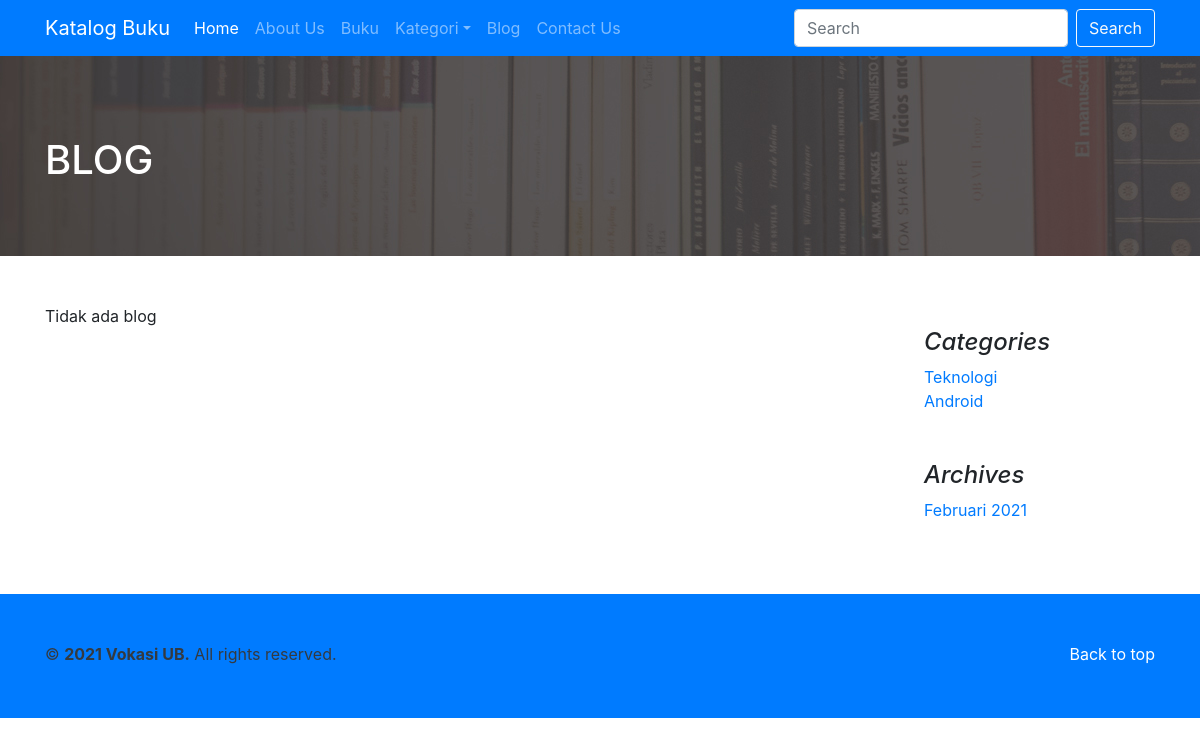
The page /blog_bulan-3-tahun-2021 on the database as committed earlier.
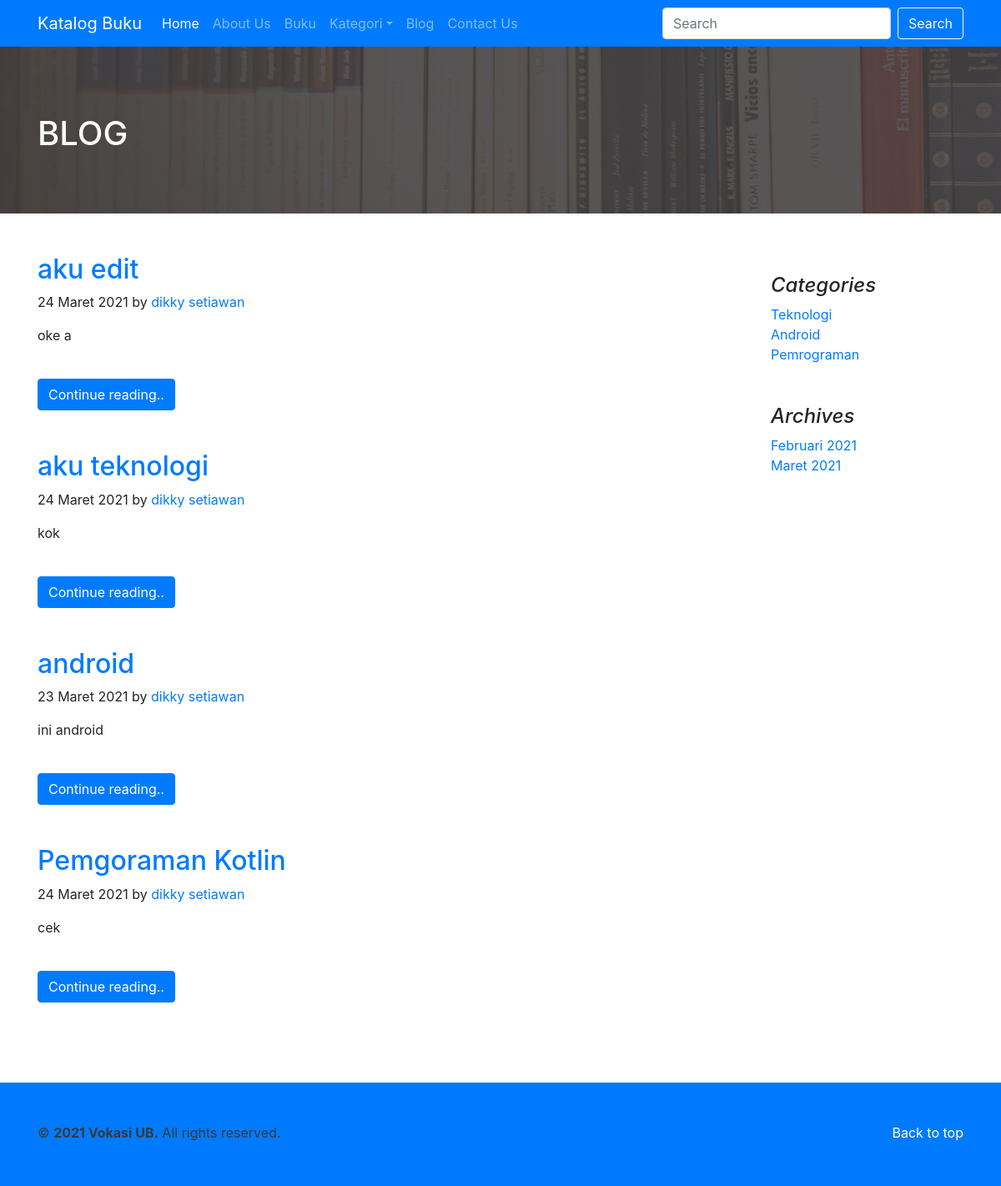
The same page on the database as committed later.
### tables this page shows
CREATE TABLE IF NOT EXISTS `kategori_blog` (
  `id_kategori_blog` int(11) NOT NULL AUTO_INCREMENT,
  `kategori_blog` varchar(50) DEFAULT NULL,
  PRIMARY KEY (`id_kategori_blog`)
);

CREATE TABLE IF NOT EXISTS `blog` (
  `id_blog` int(11) NOT NULL AUTO_INCREMENT,
  `id_kategori_blog` int(11) DEFAULT NULL,
  `id_user` int(11) DEFAULT NULL,
  `tanggal` date NOT NULL DEFAULT '1999-01-01',
  `judul` varchar(255) DEFAULT NULL,
  `isi` text,
  PRIMARY KEY (`id_blog`),
  KEY `kategori_blog` (`id_kategori_blog`),
  KEY `user_blog` (`id_user`)
);

CREATE TABLE IF NOT EXISTS `user` (
  `id_user` int(11) NOT NULL AUTO_INCREMENT,
  `nama` varchar(100) DEFAULT NULL,
  `email` varchar(50) DEFAULT NULL,
  `username` varchar(30) DEFAULT NULL,
  `password` varchar(150) DEFAULT NULL,
  `level` varchar(30) DEFAULT NULL,
  `foto` varchar(100) DEFAULT NULL,
  PRIMARY KEY (`id_user`)
);

### fungsi/fungsi.php (called while the page is built, shortened)
<?php
function tanggal_indonesia($tanggal){
	$bulan = array (
		1 =>   'Januari',
		'Februari',
		'Maret',
		'April',
		'Mei',
		'Juni',
		'Juli',
		'Agustus',
		'September',
		'Oktober',
		'November',
		'Desember'
	);
	$pecahkan = explode('-', $tanggal);
	return $pecahkan[2] . ' ' . $bulan[ (int)$pecahkan[1] ] . ' ' . $pecahkan[0];
}
function tanggal_arsip($tanggal){
	$bulan = array (
		1 =>   'Januari',
		'Februari',
		'Maret',
		'April',
		'Mei',
		'Juni',
		'Juli',
		'Agustus',
		'September',
		'Oktober',
		'November',
		'Desember'
	);
	$pecahkan = explode('-', $tanggal);
	return $bulan[ (int)$pecahkan[1] ] . ' ' . $pecahkan[0];
}
function nama_bulan_to_angka($tanggal){
	$bulan = explode(" ", $tanggal);
	$arsip = null;
	if($bulan[0] == "Januari") {
		$arsip[0] = 1;
	} else if($bulan[0] == "Februari") {
		$arsip[0] = 2;
	} else if($bulan[0] == "Maret") {
		$arsip[0] = 3;
	} else if($bulan[0] == "April") {
		$arsip[0] = 4;
	} else if($bulan[0] == "Mei") {
		$arsip[0] = 5;
	} else if($bulan[0] == "Juni") {
		$arsip[0] = 6;
	} else if($bulan[0] == "Juli") {
		$arsip[0] = 7;
	} else if($bulan[0] == "Agustus") {
		$arsip[0] = 8;
	} else if($bulan[0] == "September") {
		$arsip[0] = 9;
	} else if($bulan[0] == "Oktober") {
		$arsip[0] = 10;
	} else if($bulan[0] == "November") {
		$arsip[0] = 11;
	} else if($bulan[0] == "Desember") {
		$arsip[0] = 12;
	}
	$arsip[1] = $bulan[1];
	return $arsip;
}
function getDataUser($koneksi, $sql)
{
	$query = mysqli_query($koneksi, $sql);
	$data_user = null;
	while ($data = mysqli_fetch_assoc($query)) {
		$data_user[] = $data;
	}
	return $data_user;
}

### index.php (the view, shortened to what the changed rows need)
<?php
include("koneksi/koneksi.php");
include("fungsi/fungsi.php");
?>
<!DOCTYPE html>
<html>
<head>
<link rel="stylesheet" href="user/dist/css/bootstrap.min.css">
<link rel="stylesheet" href="user/dist/css/style.css">
<link href="//netdna.bootstrapcdn.com/font-awesome/3.2.1/css/font-awesome.css" rel="stylesheet">
</head>
<body>
<?php
if (isset($_GET["page"])) {
    $page = $_GET["page"];
      if ($page=="blog") {
        include("user/blog.php");
      } else if($page == "detail-blog") {
        include("user/detailblog.php");
      } else if($page == "about-us") {
        include("user/aboutus.php");
      } else if($page == "daftar-buku") {
        include("user/daftarbuku.php");
      } else if($page == "contact-us") {
        include("user/contactus.php");
      } else if($page == "detail-buku") {
        include("user/detailbuku.php");
      } else {
        include("user/beranda.php");
      }
}
?>
</body>
</html>

### user/blog.php (shortened to what the changed rows need)
<section id="blog-header">
  <div class="container">
    <h1 class="text-white">BLOG</h1>
  </div>
</section><br><br>
<section id="blog-list">
  <main role="main" class="container">
    <div class="row">
      <div class="col-md-9 blog-main">
      <?php
      $batas = 5;
      $sql_jum = "select id_blog, kategori_blog.kategori_blog, `judul`, `tanggal`, user.nama
              from blog
              INNER JOIN kategori_blog ON blog.id_kategori_blog = kategori_blog.id_kategori_blog
              INNER JOIN user ON blog.id_user = user.id_user";
      if (isset($_GET['kategori'])) {
        $kategori_blog = $_GET['kategori'];
        $sql_id_kategori_blog = "select id_kategori_blog from kategori_blog where kategori_blog='$kategori_blog'";
        $id_kategori_blog = getDataUser($koneksi, $sql_id_kategori_blog);
        if ($id_kategori_blog) {
            $sql_jum .= " WHERE blog.id_kategori_blog=".$id_kategori_blog[0]['id_kategori_blog'];
        }
      } elseif(isset($_GET['bulan']) && isset($_GET['tahun'])) {
        $bulan = $_GET['bulan'];
        $tahun = $_GET['tahun'];
        $sql_jum .= " WHERE YEAR(blog.tanggal) = '$tahun' AND MONTH(blog.tanggal) = '$bulan'";
      }
      $sql_jum .= " order by `judul`";
      $query_jum = mysqli_query($koneksi, $sql_jum);
      $jum_data = mysqli_num_rows($query_jum);
      $jum_halaman = ceil($jum_data/$batas);
      if (!isset($_GET['halaman'])) {
          $posisi = 0;
      } else if($_GET['halaman']==0 || $_GET['halaman']>$jum_halaman) {
          $posisi = 0;
          $halaman = 1;
      } else {
          $halaman = $_GET['halaman'];
          $posisi = ($halaman-1) * $batas;
      }
      $sql = "select blog.*, kategori_blog.kategori_blog, user.nama
      from blog
      INNER JOIN kategori_blog ON blog.id_kategori_blog = kategori_blog.id_kategori_blog
      INNER JOIN user ON blog.id_user = user.id_user";
      if(isset($_GET['bulan']) && isset($_GET['tahun'])) {
        $bulan = $_GET['bulan'];
        $tahun = $_GET['tahun'];
        $sql .= " WHERE YEAR(blog.tanggal) = '$tahun' AND MONTH(blog.tanggal) = '$bulan'";
      }
      $sql .=" ORDER BY `judul` limit $posisi, $batas";
      $data_blog = getDataUser($koneksi, $sql);
      if ($data_blog) {
          foreach ($data_blog as $blog) {
              ?>
        <div class="blog-post">
          <h2 class="blog-post-title"><a href="detail-blog-id-<?= $blog['id_blog'] ?>"><?= $blog['judul'] ?></a></h2>
          <p class="blog-post-meta"><?= tanggal_indonesia($blog['tanggal']) ?> by <a href="#"><?= $blog['nama'] ?></a></p>
          <?= $blog['isi'] ?>
          <br>
            <a href="detail-blog-id-<?= $blog['id_blog'] ?>" class="btn btn-primary">Continue reading..</a>
          </div><br><br>
        <?php
          }
      } else {
          ?>
      <div class="blog-post">
      <p>Tidak ada blog</p>
      </div>
      <?php
      } ?>
      </div>
      <aside class="col-md-3 blog-sidebar">
        <div class="p-4">
          <ol class="list-unstyled mb-0">
            <?php
            $sql_kategori_blog = "select kategori_blog.*
            from blog
            INNER JOIN kategori_blog ON blog.id_kategori_blog = kategori_blog.id_kategori_blog
            INNER JOIN user ON blog.id_user = user.id_user";
            $data_kategori_blog = getDataUser($koneksi, $sql_kategori_blog);
            $data_kat_array = array();
            foreach ($data_kategori_blog as $key => $value){
              if(!in_array($value, $data_kat_array))
                $data_kat_array[$key]=$value;
            }
            foreach ($data_kat_array as $kategori_blog) {
                ?>
                <li><a href="blog_kategori-<?= $kategori_blog['kategori_blog'] ?>"><?= $kategori_blog['kategori_blog'] ?></a></li>
            <?php
            } ?>
            </ol>
        </div>
        <div class="p-4">
          <ol class="list-unstyled mb-0">
          <?php
          $sql_archives = "select tanggal from blog";
          $data_archives = getDataUser($koneksi, $sql_archives);
          $data_archives_array[0] = tanggal_arsip($data_archives[0]['tanggal']);
          for ($i=0; $i < count($data_archives); $i++) {
              if (!is_numeric(array_search(tanggal_arsip($data_archives[$i]['tanggal']), $data_archives_array))) {
                  array_push($data_archives_array, tanggal_arsip($data_archives[$i]['tanggal']));
              }
          }
          ?>
          <?php foreach ($data_archives_array as $arsip) {
            $arsip_array = nama_bulan_to_angka($arsip);
            ?>
            <li><a href="blog_bulan-<?= $arsip_array[0] ?>-tahun-<?= $arsip_array[1] ?>"><?= $arsip ?></a></li>
          <?php } ?>
          </ol>
        </div>
      </aside>
    </div>
  </main>
</section><br><br>

Rows that differ between the two databases and show on the page:
added blog: judul "aku edit", tanggal "24 Maret 2021", id_user.nama "dikky setiawan", isi "oke a"
added blog: judul "aku teknologi", tanggal "24 Maret 2021", id_user.nama "dikky setiawan", isi "kok"
added blog: judul "android", tanggal "23 Maret 2021", id_user.nama "dikky setiawan", isi "ini android"
added blog: judul "Pemgoraman Kotlin", tanggal "24 Maret 2021", id_user.nama "dikky setiawan", isi "cek"
now on this page (row unchanged): kategori_blog: kategori_blog "Pemrograman"
Other text that changed with them:
new list line: "Maret 2021"
text no longer shown: "Tidak ada blog"
